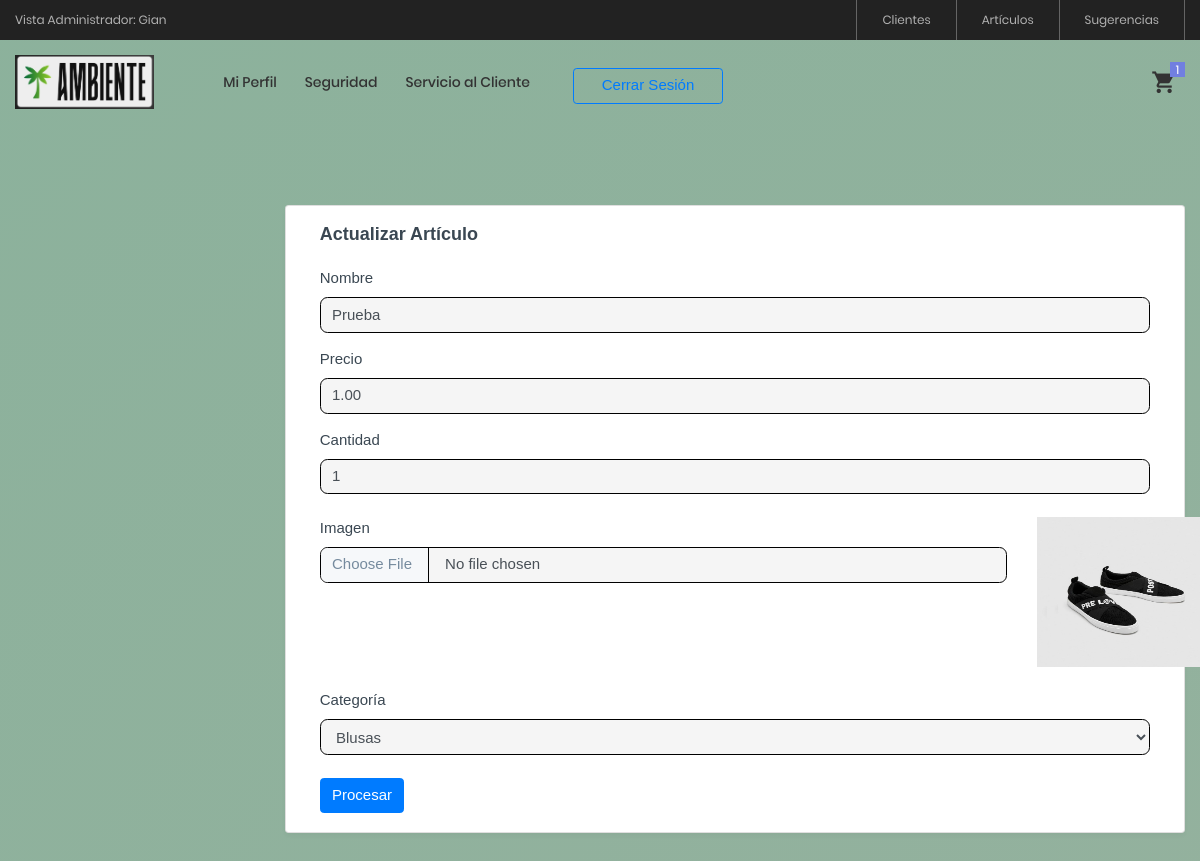
The page /View/Articulos/ActualizarArticulo.php?id=1 (signed in) on the database its author committed.
### tables this page shows
CREATE TABLE `articulos` (
  `articuloID` int(11) NOT NULL AUTO_INCREMENT,
  `nombre` varchar(100) NOT NULL,
  `precio` decimal(10,2) NOT NULL,
  `cantidad` int(11) NOT NULL,
  `imagen` varchar(1000) NOT NULL,
  `categoriaID` int(11) NOT NULL,
  PRIMARY KEY (`articuloID`),
  KEY `categoriaID` (`categoriaID`),
  CONSTRAINT `articulos_ibfk_1` FOREIGN KEY (`categoriaID`) REFERENCES `categorias` (`categoriaID`)
);

### Model/ArticulosModel.php (called while the page is built, shortened)
<?php
function ConsultarArticuloModel($articuloID)
{
    try
    {
        $enlace = AbrirBD();
        $sentencia = "CALL ConsultarArticulo('$articuloID')";
        $resultado = $enlace -> query($sentencia);
        return $resultado;
    }
    catch(Exception $ex)
    {
        return null;
    }
}
function ConsultarCategoriasModel() {
    try {
        $enlace = AbrirBD();
        $sentencia = "CALL ConsultarCategorias()";
        $resultado = $enlace->query($sentencia);
            return $resultado;
        }
        catch(Exception $ex)
        {
            return false;
        }
    }
?>

### Controller/ArticulosController.php (called while the page is built, shortened)
<?php
include_once $_SERVER["DOCUMENT_ROOT"] . '/ProyectoAmbienteWeb/Model/ArticulosModel.php';
function ConsultarArticulo($articuloID) {
    $resultado = ConsultarArticuloModel($articuloID);
    if($resultado != null && $resultado -> num_rows > 0)
    {
        return mysqli_fetch_array($resultado);
    }
    else
    {
        $_POST["txtMensaje"] = "La información del producto no se ha obtenido correctamente";
        header('location: ../../View/Articulos/consultarArticulos.php');
    }
}
function ConsultarCategorias() {
    return ConsultarCategoriasModel();
}
?>

### View/Articulos/ActualizarArticulo.php (the view, shortened to what this page needs)
<?php
include_once $_SERVER["DOCUMENT_ROOT"] . '/ProyectoAmbienteWeb/View/layout.php';
include_once $_SERVER["DOCUMENT_ROOT"] . '/ProyectoAmbienteWeb/Controller/ArticulosController.php';
    $id = $_GET["id"];
    $datos = ConsultarArticulo($id);
?>
<!doctype html>
<html lang="en">
<body class="page-wrapper radial-gradient">
    <div id="main-wrapper" data-layout="vertical" data-navbarbg="skin6" data-sidebartype="full"
        data-sidebar-position="fixed" data-header-position="fixed">
        <div class="body-wrapper">
            <div class="container-fluid">
                <div class="row">
                    <div class="card">
                        <div class="card-body">
                            <h5 class="card-title fw-semibold mb-4">Actualizar Artículo</h5>
                            <form action="" method="POST" enctype="multipart/form-data">
                                <div class="mb-3">
                                    <label class="form-label">Nombre</label>
                                    <input type="text" class="form-control" id="txtNombre" name="txtNombre" value="<?php echo $datos["nombre"] ?>">
                                </div>
                                <div class="mb-3">
                                    <label class="form-label">Precio</label>
                                    <input type="text" class="form-control" id="txtPrecio" maxlength="8"
                                    onkeypress="return SoloNumeros(event)"
                                    name="txtPrecio" value="<?php echo $datos["precio"] ?>">
                                </div>
                                <div class="mb-4">
                                    <label class="form-label">Cantidad</label>
                                    <input type="text" class="form-control" id="txtCantidad" maxlength="3"
                                    onkeypress="return SoloNumeros(event)"
                                    name="txtCantidad" value="<?php echo $datos["cantidad"] ?>">
                                </div>
                                <div class="mb-4 row">
                                    <div class="col-10">
                                        <label class="form-label">Imagen</label>
                                        <input type="file" class="form-control" id="txtImagen" name="txtImagen"
                                        accept="image/png, image/jpg, image/jpeg">
                                    </div>
                                    <div class="col-2">
                                        <img width='175' height='150' src="<?php echo $datos["imagen"] ?>"></img>
                                    </div>
                                </div>
                                <div class="mb-4">
                                    <label class="form-label">Categoría</label>
                                    <select id="ddlCategorias" name="ddlCategorias" class="form-control" required>
                                        <?php
                                            $categorias = ConsultarCategorias();
                                            while($fila = mysqli_fetch_array($categorias))
                                            {
                                                if($fila["categoriaID"] == $datos["categoriaID"])
                                                {
                                                    echo "<option selected value=" . $fila["categoriaID"] . ">" . $fila["nombre"] . "</option>";
                                                }
                                                else
                                                {
                                                    echo "<option value=" . $fila["categoriaID"] . ">" . $fila["nombre"] . "</option>";
                                                }
                                            }
                                        ?>
                                    </select>
                                </div>
                                <input type="submit" class="btn btn-primary" value="Procesar" id="btnActualizarArticulo"
                                    name="btnActualizarArticulo">
                            </form>
                        </div>
                    </div>
                </div>
            </div>
        </div>
    </div>
</body>
</html>

### rows shown on the page
articulos: txtNombre "Prueba", txtPrecio "1.00", txtCantidad "1", imagen (picture)

### other values the page prints
$_SESSION["NombreCliente"] "Gian"
form field ddlCategorias "Blusas"
